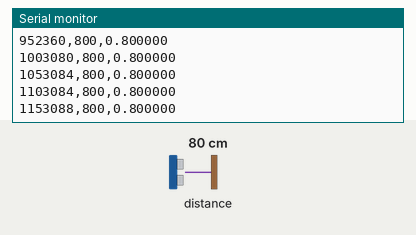
A sketch run on a simulated Arduino Uno, built with avr-gcc and run on an emulated ATmega328P. Parts: the last lines printed to the serial monitor. The inputs (shaded band) are chosen by the test bench; at power-on: distance to the obstacle 80 cm.

Above: at 1.2 s.
1.3 s: distance to the obstacle set to 2 cm
At 1.3 s:
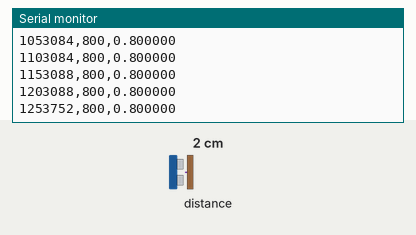
2.8 s: distance to the obstacle set to 4 cm
At 2.8 s:
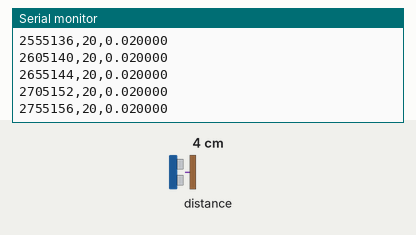
Timing chart, 0 to 5.8 s (numbered marks = the images above; inputs shaded):
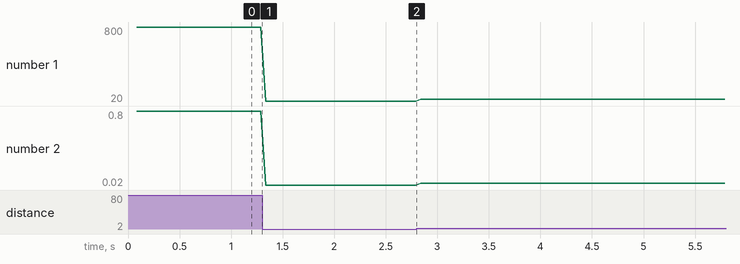

The sketch:

VL53L1X_Displacement.ino
```cpp
#include <Wire.h>
#include <Adafruit_VL53L1X.h>

#ifndef BB_SAMPLE_INTERVAL_US
#define BB_SAMPLE_INTERVAL_US 50000
#endif

Adafruit_VL53L1X tof;

namespace {
constexpr unsigned long SAMPLE_INTERVAL_US = (unsigned long)BB_SAMPLE_INTERVAL_US;
unsigned long last_sample_us = 0;

void sensorFail() {
  pinMode(LED_BUILTIN, OUTPUT);
  while (true) {
    digitalWrite(LED_BUILTIN, HIGH);
    delay(180);
    digitalWrite(LED_BUILTIN, LOW);
    delay(180);
  }
}
}

void setup() {
  Serial.begin(115200);
  Wire.begin();
  if (!tof.begin(0x29, &Wire)) sensorFail();
  if (!tof.startRanging()) sensorFail();
}

void loop() {
  const unsigned long now = micros();
  if ((unsigned long)(now - last_sample_us) < SAMPLE_INTERVAL_US) return;
  if (!tof.dataReady()) return;
  last_sample_us = now;

  const int16_t distance_mm = tof.distance();
  tof.clearInterrupt();
  if (distance_mm < 0) return;

  // time_us,distance_mm,distance_m
  Serial.print(now);
  Serial.print(',');
  Serial.print(distance_mm);
  Serial.print(',');
  Serial.println(float(distance_mm) / 1000.0f, 6);
}
```

Measured:
- plotted number 1: 800 → 20 after the input at 1.3 s
- plotted number 2: 0.8 → 0.02 after the input at 1.3 s
